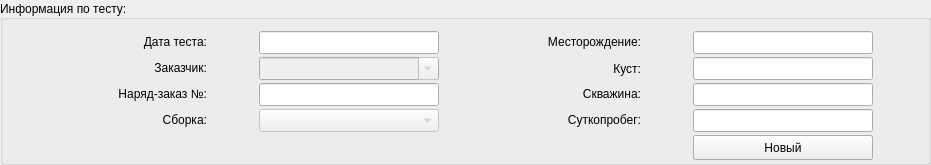
     <widget class="QGroupBox" name="groupTestInfo">
      <property name="geometry">
       <rect>
        <x>400</x>
        <y>160</y>
        <width>931</width>
        <height>165</height>
       </rect>
      </property>
      <property name="title">
       <string>Информация по тесту:</string>
      </property>
      <property name="alignment">
       <set>Qt::AlignLeading|Qt::AlignLeft|Qt::AlignVCenter</set>
      </property>
      <widget class="QWidget" name="gridLayoutWidget_3">
       <property name="geometry">
        <rect>
         <x>10</x>
         <y>30</y>
         <width>911</width>
         <height>131</height>
        </rect>
       </property>
       <property name="minimumSize">
        <size>
         <width>170</width>
         <height>0</height>
        </size>
       </property>
       <layout class="QGridLayout" name="gridTestInfo" columnstretch="1,0,0,0">
        <property name="horizontalSpacing">
         <number>5</number>
        </property>
        <property name="verticalSpacing">
         <number>2</number>
        </property>
        <item row="1" column="1">
         <widget class="QComboBox" name="cmbCustomer">
          <property name="enabled">
           <bool>false</bool>
          </property>
          <property name="sizePolicy">
           <sizepolicy hsizetype="Preferred" vsizetype="Fixed">
            <horstretch>0</horstretch>
            <verstretch>0</verstretch>
           </sizepolicy>
          </property>
          <property name="minimumSize">
           <size>
            <width>180</width>
            <height>23</height>
           </size>
          </property>
          <property name="maximumSize">
           <size>
            <width>180</width>
            <height>23</height>
           </size>
          </property>
          <property name="editable">
           <bool>true</bool>
          </property>
         </widget>
        </item>
        <item row="2" column="0">
         <widget class="QLabel" name="lbl13">
          <property name="sizePolicy">
           <sizepolicy hsizetype="Fixed" vsizetype="Fixed">
            <horstretch>0</horstretch>
            <verstretch>0</verstretch>
           </sizepolicy>
          </property>
          <property name="minimumSize">
           <size>
            <width>150</width>
            <height>0</height>
           </size>
          </property>
          <property name="maximumSize">
           <size>
            <width>150</width>
            <height>20</height>
           </size>
          </property>
          <property name="text">
           <string>Наряд-заказ №:</string>
          </property>
          <property name="alignment">
           <set>Qt::AlignRight|Qt::AlignTrailing|Qt::AlignVCenter</set>
          </property>
         </widget>
        </item>
        <item row="2" column="3">
         <widget class="QLineEdit" name="txtWell">
          <property name="sizePolicy">
           <sizepolicy hsizetype="Fixed" vsizetype="Fixed">
            <horstretch>0</horstretch>
            <verstretch>0</verstretch>
           </sizepolicy>
          </property>
          <property name="minimumSize">
           <size>
            <width>180</width>
            <height>23</height>
           </size>
          </property>
          <property name="maximumSize">
           <size>
            <width>180</width>
            <height>23</height>
           </size>
          </property>
          <property name="focusPolicy">
           <enum>Qt::ClickFocus</enum>
          </property>
          <property name="inputMethodHints">
           <set>Qt::ImhNone</set>
          </property>
          <property name="readOnly">
           <bool>true</bool>
          </property>
         </widget>
        </item>
        <item row="0" column="0">
         <widget class="QLabel" name="lbl11">
          <property name="sizePolicy">
           <sizepolicy hsizetype="Expanding" vsizetype="Fixed">
            <horstretch>0</horstretch>
            <verstretch>0</verstretch>
           </sizepolicy>
          </property>
          <property name="minimumSize">
           <size>
            <width>150</width>
            <height>0</height>
           </size>
          </property>
          <property name="maximumSize">
           <size>
            <width>150</width>
            <height>20</height>
           </size>
          </property>
          <property name="lineWidth">
           <number>-2</number>
          </property>
          <property name="text">
           <string>Дата теста:</string>
          </property>
          <property name="alignment">
           <set>Qt::AlignRight|Qt::AlignTrailing|Qt::AlignVCenter</set>
          </property>
         </widget>
        </item>
        <item row="4" column="3">
         <widget class="QWidget" name="widget_3" native="true">
          <property name="minimumSize">
           <size>
            <width>180</width>
            <height>25</height>
           </size>
          </property>
          <property name="maximumSize">
           <size>
            <width>180</width>
            <height>25</height>
           </size>
          </property>
          <widget class="QPushButton" name="btnTest_Save">
           <property name="geometry">
            <rect>
             <x>0</x>
             <y>0</y>
             <width>100</width>
             <height>25</height>
            </rect>
           </property>
           <property name="sizePolicy">
            <sizepolicy hsizetype="Maximum" vsizetype="Fixed">
             <horstretch>0</horstretch>
             <verstretch>0</verstretch>
            </sizepolicy>
           </property>
           <property name="minimumSize">
            <size>
             <width>100</width>
             <height>25</height>
            </size>
           </property>
           <property name="maximumSize">
            <size>
             <width>105</width>
             <height>25</height>
            </size>
           </property>
           <property name="text">
            <string>Сохранить</string>
           </property>
          </widget>
          <widget class="QPushButton" name="btnTest_Cancel">
           <property name="geometry">
            <rect>
             <x>100</x>
             <y>0</y>
             <width>80</width>
             <height>25</height>
            </rect>
           </property>
           <property name="sizePolicy">
            <sizepolicy hsizetype="Maximum" vsizetype="Fixed">
             <horstretch>0</horstretch>
             <verstretch>0</verstretch>
            </sizepolicy>
           </property>
           <property name="minimumSize">
            <size>
             <width>80</width>
             <height>25</height>
            </size>
           </property>
           <property name="maximumSize">
            <size>
             <width>85</width>
             <height>25</height>
            </size>
           </property>
           <property name="text">
            <string>Отмена</string>
           </property>
          </widget>
          <widget class="QPushButton" name="btnTest_New">
           <property name="geometry">
            <rect>
             <x>0</x>
             <y>0</y>
             <width>180</width>
             <height>25</height>
            </rect>
           </property>
           <property name="sizePolicy">
            <sizepolicy hsizetype="Maximum" vsizetype="Fixed">
             <horstretch>0</horstretch>
             <verstretch>0</verstretch>
            </sizepolicy>
           </property>
           <property name="minimumSize">
            <size>
             <width>180</width>
             <height>25</height>
            </size>
           </property>
           <property name="maximumSize">
            <size>
             <width>180</width>
             <height>23</height>
            </size>
           </property>
           <property name="text">
            <string>Новый</string>
           </property>
          </widget>
         </widget>
        </item>
        <item row="1" column="0">
         <widget class="QLabel" name="lbl12">
          <property name="sizePolicy">
           <sizepolicy hsizetype="Fixed" vsizetype="Fixed">
            <horstretch>0</horstretch>
            <verstretch>0</verstretch>
           </sizepolicy>
          </property>
          <property name="minimumSize">
           <size>
            <width>150</width>
            <height>0</height>
           </size>
          </property>
          <property name="maximumSize">
           <size>
            <width>150</width>
            <height>20</height>
           </size>
          </property>
          <property name="text">
           <string>Заказчик:</string>
          </property>
          <property name="alignment">
           <set>Qt::AlignRight|Qt::AlignTrailing|Qt::AlignVCenter</set>
          </property>
         </widget>
        </item>
        <item row="3" column="1">
         <widget class="QComboBox" name="cmbAssembly">
          <property name="enabled">
           <bool>false</bool>
          </property>
          <property name="minimumSize">
           <size>
            <width>180</width>
            <height>23</height>
           </size>
          </property>
          <property name="maximumSize">
           <size>
            <width>181</width>
            <height>23</height>
           </size>
          </property>
         </widget>
        </item>
        <item row="0" column="1">
         <widget class="QLineEdit" name="txtDateTime">
          <property name="sizePolicy">
           <sizepolicy hsizetype="Fixed" vsizetype="Fixed">
            <horstretch>0</horstretch>
            <verstretch>0</verstretch>
           </sizepolicy>
          </property>
          <property name="minimumSize">
           <size>
            <width>170</width>
            <height>23</height>
           </size>
          </property>
          <property name="maximumSize">
           <size>
            <width>180</width>
            <height>23</height>
           </size>
          </property>
          <property name="focusPolicy">
           <enum>Qt::NoFocus</enum>
          </property>
          <property name="inputMethodHints">
           <set>Qt::ImhNone</set>
          </property>
          <property name="readOnly">
           <bool>true</bool>
          </property>
         </widget>
        </item>
        <item row="1" column="3">
         <widget class="QLineEdit" name="txtLease">
          <property name="sizePolicy">
           <sizepolicy hsizetype="Fixed" vsizetype="Fixed">
            <horstretch>0</horstretch>
            <verstretch>0</verstretch>
           </sizepolicy>
          </property>
          <property name="minimumSize">
           <size>
            <width>180</width>
            <height>23</height>
           </size>
          </property>
          <property name="maximumSize">
           <size>
            <width>180</width>
            <height>23</height>
           </size>
          </property>
          <property name="focusPolicy">
           <enum>Qt::ClickFocus</enum>
          </property>
          <property name="inputMethodHints">
           <set>Qt::ImhNone</set>
          </property>
          <property name="readOnly">
           <bool>true</bool>
          </property>
         </widget>
        </item>
        <item row="3" column="0">
         <widget class="QLabel" name="lbl14">
          <property name="sizePolicy">
           <sizepolicy hsizetype="Fixed" vsizetype="Fixed">
            <horstretch>0</horstretch>
            <verstretch>0</verstretch>
           </sizepolicy>
          </property>
          <property name="minimumSize">
           <size>
            <width>150</width>
            <height>0</height>
           </size>
          </property>
          <property name="maximumSize">
           <size>
            <width>150</width>
            <height>20</height>
           </size>
          </property>
          <property name="text">
           <string>Сборка:</string>
          </property>
          <property name="alignment">
           <set>Qt::AlignRight|Qt::AlignTrailing|Qt::AlignVCenter</set>
          </property>
         </widget>
        </item>
        <item row="1" column="2">
         <widget class="QLabel" name="lbl16">
          <property name="sizePolicy">
           <sizepolicy hsizetype="Fixed" vsizetype="Fixed">
            <horstretch>0</horstretch>
            <verstretch>0</verstretch>
           </sizepolicy>
          </property>
          <property name="minimumSize">
           <size>
            <width>150</width>
            <height>0</height>
           </size>
          </property>
          <property name="maximumSize">
           <size>
            <width>150</width>
            <height>19</height>
           </size>
          </property>
          <property name="text">
           <string>Куст:</string>
          </property>
          <property name="alignment">
           <set>Qt::AlignRight|Qt::AlignTrailing|Qt::AlignVCenter</set>
          </property>
         </widget>
        </item>
        <item row="2" column="2">
         <widget class="QLabel" name="lbl17">
          <property name="sizePolicy">
           <sizepolicy hsizetype="Fixed" vsizetype="Fixed">
            <horstretch>0</horstretch>
            <verstretch>0</verstretch>
           </sizepolicy>
          </property>
          <property name="minimumSize">
           <size>
            <width>150</width>
            <height>0</height>
           </size>
          </property>
          <property name="maximumSize">
           <size>
            <width>150</width>
            <height>20</height>
           </size>
          </property>
          <property name="text">
           <string>Скважина:</string>
          </property>
          <property name="alignment">
           <set>Qt::AlignRight|Qt::AlignTrailing|Qt::AlignVCenter</set>
          </property>
         </widget>
        </item>
        <item row="2" column="1">
         <widget class="QLineEdit" name="txtOrderNum">
          <property name="enabled">
           <bool>true</bool>
          </property>
          <property name="sizePolicy">
           <sizepolicy hsizetype="Fixed" vsizetype="Fixed">
            <horstretch>0</horstretch>
            <verstretch>0</verstretch>
           </sizepolicy>
          </property>
          <property name="minimumSize">
           <size>
            <width>170</width>
            <height>23</height>
           </size>
          </property>
          <property name="maximumSize">
           <size>
            <width>180</width>
            <height>23</height>
           </size>
          </property>
          <property name="focusPolicy">
           <enum>Qt::ClickFocus</enum>
          </property>
          <property name="inputMethodHints">
           <set>Qt::ImhNone</set>
          </property>
          <property name="readOnly">
           <bool>true</bool>
          </property>
         </widget>
        </item>
        <item row="3" column="2">
         <widget class="QLabel" name="lbl18">
          <property name="sizePolicy">
           <sizepolicy hsizetype="Fixed" vsizetype="Fixed">
            <horstretch>0</horstretch>
            <verstretch>0</verstretch>
           </sizepolicy>
          </property>
          <property name="minimumSize">
           <size>
            <width>150</width>
            <height>0</height>
           </size>
          </property>
          <property name="maximumSize">
           <size>
            <width>150</width>
            <height>20</height>
           </size>
          </property>
          <property name="text">
           <string>Суткопробег:</string>
          </property>
          <property name="alignment">
           <set>Qt::AlignRight|Qt::AlignTrailing|Qt::AlignVCenter</set>
          </property>
         </widget>
        </item>
        <item row="0" column="3">
         <widget class="QLineEdit" name="txtLocation">
          <property name="sizePolicy">
           <sizepolicy hsizetype="Fixed" vsizetype="Fixed">
            <horstretch>0</horstretch>
            <verstretch>0</verstretch>
           </sizepolicy>
          </property>
          <property name="minimumSize">
           <size>
            <width>180</width>
            <height>23</height>
           </size>
          </property>
          <property name="maximumSize">
           <size>
            <width>180</width>
            <height>23</height>
           </size>
          </property>
          <property name="focusPolicy">
           <enum>Qt::ClickFocus</enum>
          </property>
          <property name="inputMethodHints">
           <set>Qt::ImhNone</set>
          </property>
          <property name="readOnly">
           <bool>true</bool>
          </property>
         </widget>
        </item>
        <item row="0" column="2">
         <widget class="QLabel" name="lbl15">
          <property name="sizePolicy">
           <sizepolicy hsizetype="Fixed" vsizetype="Fixed">
            <horstretch>0</horstretch>
            <verstretch>0</verstretch>
           </sizepolicy>
          </property>
          <property name="minimumSize">
           <size>
            <width>150</width>
            <height>0</height>
           </size>
          </property>
          <property name="maximumSize">
           <size>
            <width>150</width>
            <height>20</height>
           </size>
          </property>
          <property name="text">
           <string>Месторождение:</string>
          </property>
          <property name="alignment">
           <set>Qt::AlignRight|Qt::AlignTrailing|Qt::AlignVCenter</set>
          </property>
         </widget>
        </item>
        <item row="3" column="3">
         <widget class="QLineEdit" name="txtDaysRun">
          <property name="sizePolicy">
           <sizepolicy hsizetype="Fixed" vsizetype="Fixed">
            <horstretch>0</horstretch>
            <verstretch>0</verstretch>
           </sizepolicy>
          </property>
          <property name="minimumSize">
           <size>
            <width>180</width>
            <height>23</height>
           </size>
          </property>
          <property name="maximumSize">
           <size>
            <width>180</width>
            <height>23</height>
           </size>
          </property>
          <property name="focusPolicy">
           <enum>Qt::ClickFocus</enum>
          </property>
          <property name="inputMethodHints">
           <set>Qt::ImhNone</set>
          </property>
          <property name="readOnly">
           <bool>true</bool>
          </property>
         </widget>
        </item>
       </layout>
      </widget>
     </widget>
